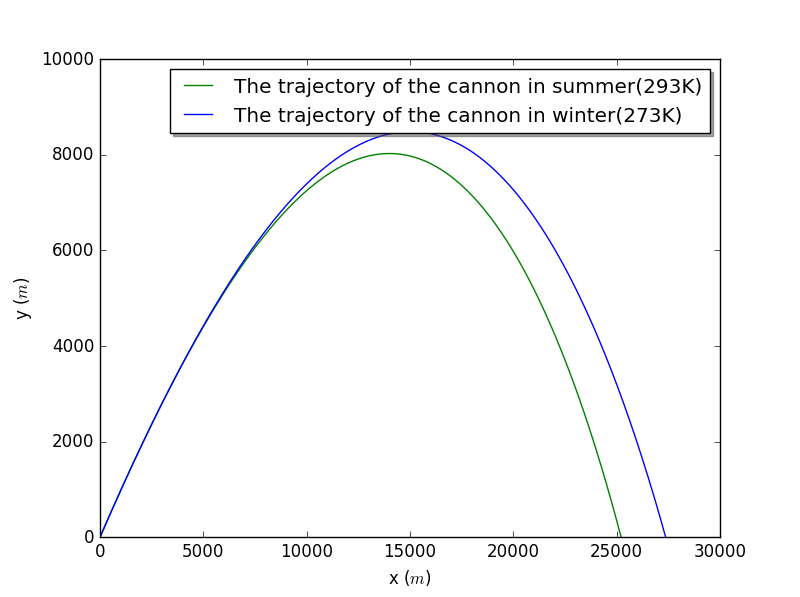

Write Python code to recreate this figure.
class flying_cannon:
    """
    Calculation of the trajectory of the cannon
    Home work of the second chapter done by He Yijun
    Question 2.7
    """
    def __init__(self,angle = 3.14/4 , velocity = 700,location_x = 0, location_y = 0, time_step = 0.001 , B_over_m = 0.00004, B_over_m_const = 0.00004):
        # unit of time is s ; unit of angle is rad
        self.v_x = [velocity * math.cos(angle)]
        self.v_y = [velocity * math.sin(angle)]
        self.v=[velocity]        
        self.x = [location_x]        
        self.y = [location_y]
        self.v_xno = [velocity * math.cos(angle)]
        self.v_yno = [velocity * math.sin(angle)]
        self.vno =[velocity]        
        self.xno = [location_x]        
        self.yno = [location_y]
        self.t = [0]
        self.dt = time_step
        self.const = [B_over_m * (293/300) ** 2.5]
        self.constno = [B_over_m_const * (273/300) ** 2.5]
        self.g = 9.8
        print("Initial velocity ->", velocity)
        print("Initial angle of velocity ->", angle)
        print("Initial location of cannon shell ->", (location_x, location_y))
        print("time step -> ", time_step)
    def calculate(self):
        while not self.y[-1] < 0 :
            vx = self.v_x[-1] - self.v_x[-1] * self.v[-1] * self.const[-1] * self.dt
            vy = self.v_y[-1] - self.v_y[-1] * self.v[-1] * self.const[-1] * self.dt - self.g * self.dt         
            self.v_x.append(vx)
            self.v_y.append(vy)
            x = self.x[-1] + self.v_x[-1] * self.dt
            y = self.y[-1] + self.v_y[-1] * self.dt
            v = math.sqrt(self.v_x[-1] * self.v_x[-1] + self.v_y[-1] * self.v_y[-1]) 
            c = (1 - 0.0065 * self.y[-1]/300)**(2.5) * self.const[0]
            self.const.append(c)            
            self.x.append(x)
            self.y.append(y)
            self.t.append(self.t[-1] + self.dt)
            self.v.append(v)
        amend_y = -self.y[-2]/self.y[-1]
        amend_x = (self.x[-2]+amend_y*self.x[-1])/(amend_y + 1)        
        self.x.remove(self.x[-1])
        self.y.remove(self.y[-1])
        self.x.append(amend_x)
        self.y.append(0)
    def calculate_c(self):
        while not self.yno[-1] < 0 :
            vxno = self.v_xno[-1] - self.v_xno[-1] * self.vno[-1] * self.constno[-1] * self.dt
            vyno = self.v_yno[-1] - self.v_yno[-1] * self.vno[-1] * self.constno[-1] * self.dt - self.g * self.dt         
            self.v_xno.append(vxno)
            self.v_yno.append(vyno)
            xno = self.xno[-1] + self.v_xno[-1] * self.dt
            yno = self.yno[-1] + self.v_yno[-1] * self.dt
            vno = math.sqrt(self.v_xno[-1] * self.v_xno[-1] + self.v_yno[-1] * self.v_yno[-1])            
            cno = (1 - 0.0065 * self.yno[-1]/300)**(2.5) * self.constno[0]
            self.constno.append(cno)            
            self.xno.append(xno)
            self.yno.append(yno)
            self.t.append(self.t[-1] + self.dt)
            self.vno.append(vno)
        amend_yno = -self.yno[-2]/self.yno[-1]
        amend_xno = (self.xno[-2]+amend_yno*self.xno[-1])/(amend_yno + 1)        
        self.xno.remove(self.xno[-1])
        self.yno.remove(self.yno[-1])
        self.xno.append(amend_xno)
        self.yno.append(0)
    def show_results(self):
        pl.plot(self.x, self.y, 'g', label='The trajectory of the cannon in summer(293K)')
        pl.plot(self.xno, self.yno, 'b', label='The trajectory of the cannon in winter(273K)')
        pl.xlim(0.0, 30000.0)
        pl.ylim(0.0, 10000.0)
        pl.xlabel('x ($m$)')
        pl.ylabel('y ($m$)')
        pl.legend(loc='best', shadow=True)
        pl.show()
    def store_results(self):
        myfile = open('flying_cannon', 'w')
        for i in range(len(self.t)):
            print(self.t[i],(self.x[i],self.y[i]),(self.xno[i],self.yno[i]), file = myfile)
        myfile.close()

a = flying_cannon()
a.calculate()
a.calculate_c()
a.show_results()
a.store_results()
